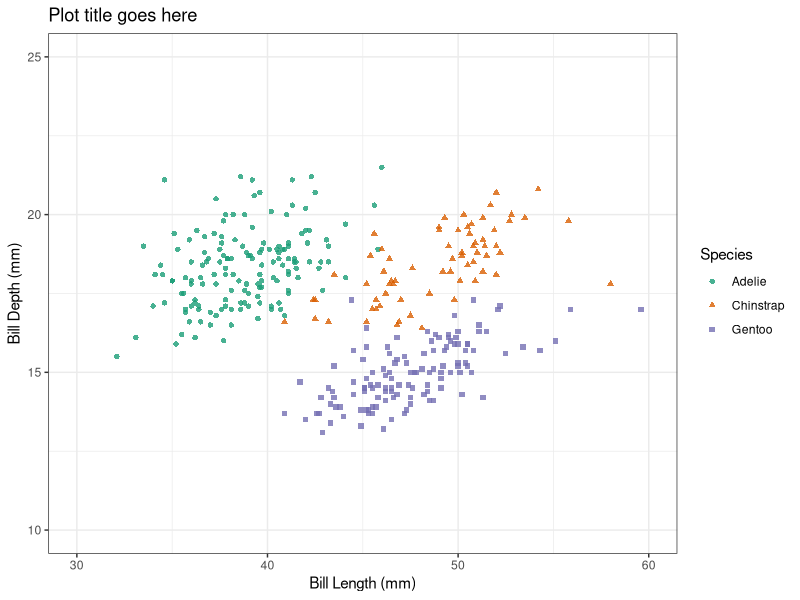

This chart was generated by the following R code:
## ---- chunk 1
#| label: setup
library(tidyverse)
## ---- chunk 2
#| label: data-cleaning
# this is where you might put some data cleaning steps
## ---- chunk 3
#| label: data-analysis
# you might choose to run your analysis here or in a separate script. Save your output for later.
## ---- chunk 4
#| label: fig-penguin-plot
#| fig-cap: "Your figure caption."
#| fig-alt: "Your figure alternative text."
#| fig-align: center
#| fig-pos: "H"

palmerpenguins::penguins |> 
  ggplot(aes(x = bill_length_mm,
             y = bill_depth_mm,
             color = species,
             shape = species
             )
         ) +
  geom_point(alpha = 0.8) +
  scale_x_continuous(limits = c(30,60), breaks = seq(20,60,10)) +
  scale_y_continuous(limits = c(10,25), breaks = seq(10,25,5)) +
  scale_color_brewer(palette = "Dark2") +
  theme_bw() +
  labs(title = "Plot title goes here",
       x = "Bill Length (mm)",
       y = "Bill Depth (mm)",
       color = "Species",
       shape = "Species"
       )
## ---- chunk 5
#| label: tbl-penguin-summary
#| tbl-cap: "Put caption here."
#| tbl-pos: "H"

palmerpenguins::penguins |> 
  group_by(species) |> 
  summarize(avg_bill_length = mean(bill_length_mm, na.rm = T),
            sd_bill_length = sd(bill_length_mm, na.rm = T)
            ) |> 
  kableExtra::kbl(digits = 1,
                  col.names = c("Species", 
                                "Average Bill Length (mm)",
                                "Standard Deviation of Bill Length (mm)"),
                  booktabs = TRUE
                  )
